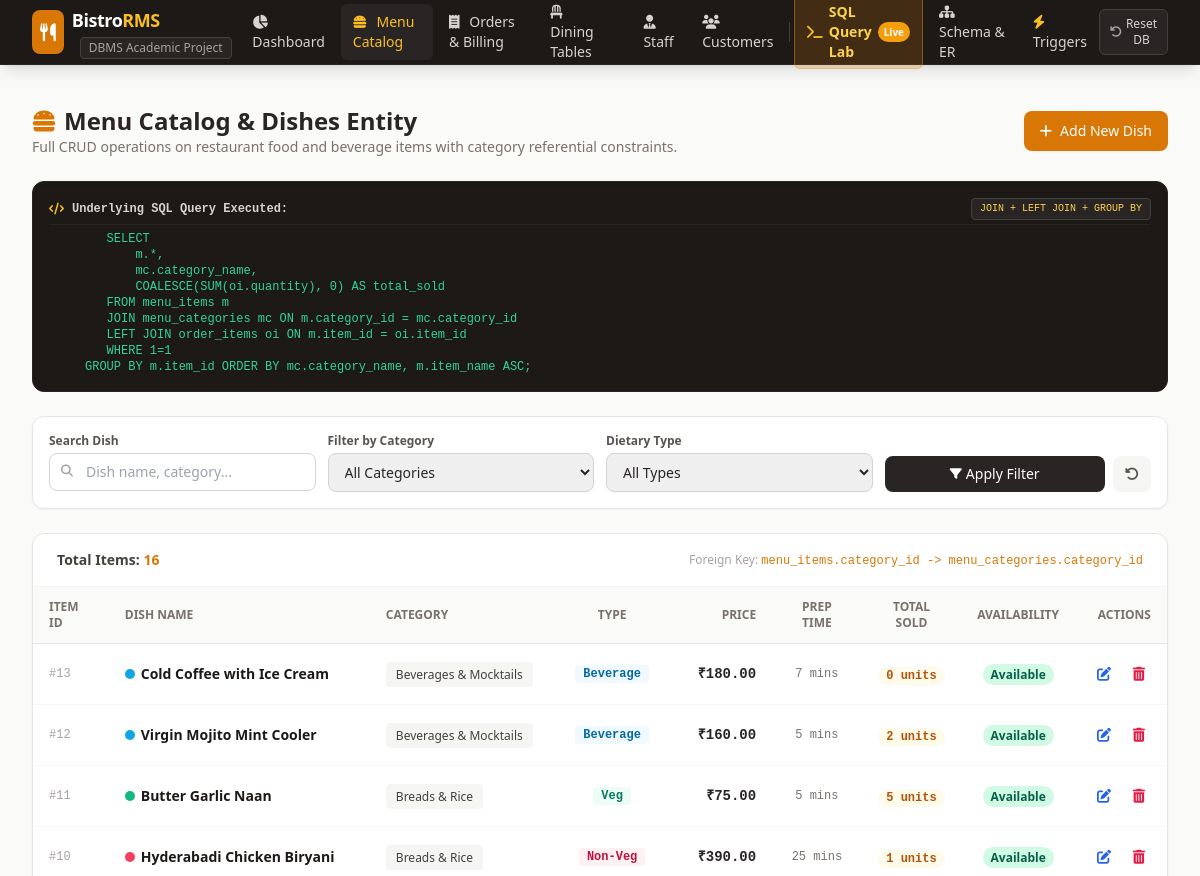
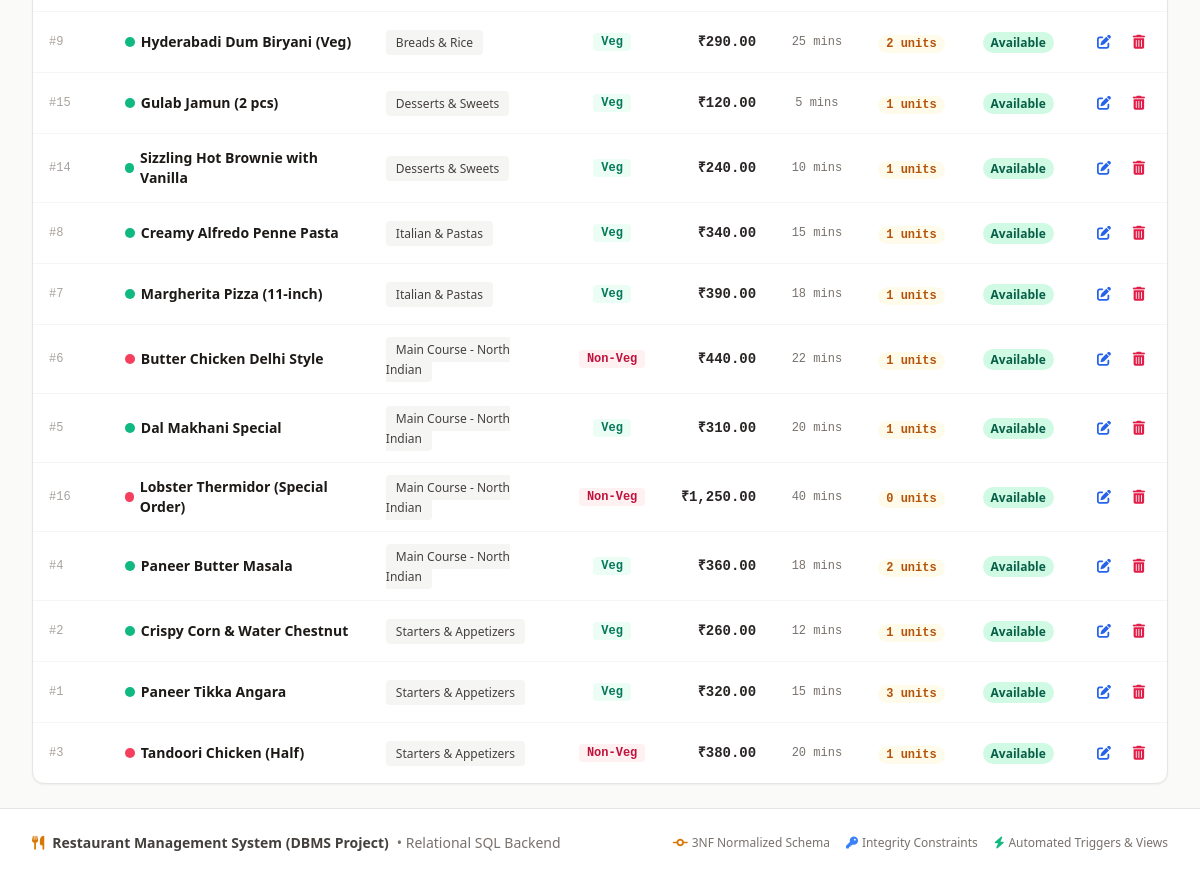
The page /menu on the database its author committed (2 pictures, top to bottom).
### tables this page shows
CREATE TABLE menu_items (
    item_id INTEGER PRIMARY KEY AUTOINCREMENT,
    item_name VARCHAR(100) NOT NULL,
    category_id INTEGER NOT NULL,
    price DECIMAL(8, 2) CHECK(price > 0) NOT NULL,
    food_type VARCHAR(15) CHECK(food_type IN ('Veg', 'Non-Veg', 'Vegan', 'Beverage')) DEFAULT 'Veg',
    prep_time_minutes INTEGER CHECK(prep_time_minutes > 0) DEFAULT 15,
    is_available INTEGER CHECK(is_available IN (0, 1)) DEFAULT 1,
    FOREIGN KEY (category_id) REFERENCES menu_categories(category_id) ON DELETE RESTRICT
);

### app.py (the view)
@app.route('/menu')
def menu():
    search = request.args.get('search', '').strip()
    category_id = request.args.get('category_id', '').strip()
    food_type = request.args.get('food_type', '').strip()
    sql = """
        SELECT
            m.*,
            mc.category_name,
            COALESCE(SUM(oi.quantity), 0) AS total_sold
        FROM menu_items m
        JOIN menu_categories mc ON m.category_id = mc.category_id
        LEFT JOIN order_items oi ON m.item_id = oi.item_id
        WHERE 1=1
    """
    params = []
    if search:
        sql += " AND (m.item_name LIKE ? OR mc.category_name LIKE ?)"
        like_str = f"%{search}%"
        params.extend([like_str, like_str])
    if category_id:
        sql += " AND m.category_id = ?"
        params.append(category_id)
    if food_type:
        sql += " AND m.food_type = ?"
        params.append(food_type)
    sql += " GROUP BY m.item_id ORDER BY mc.category_name, m.item_name ASC;"
    menu_list = database.query_all(sql, params)
    dropdowns = get_dropdown_data()
    return render_template(
        'menu.html',
        menu_items=menu_list,
        dropdowns=dropdowns,
        search=search,
        category_id=category_id,
        food_type=food_type,
        sql_used=sql
    )

### templates/menu.html (shortened to what this page needs)
{% extends "base.html" %}
{% block content %}
<div class="space-y-6">
    <div class="flex flex-col sm:flex-row sm:items-center justify-between gap-4">
        <div>
            <h1 class="text-2xl font-bold text-stone-800 flex items-center space-x-2">
                <i class="fa-solid fa-burger text-amber-600"></i>
                <span>Menu Catalog & Dishes Entity</span>
            </h1>
            <p class="text-stone-500 text-sm">Full CRUD operations on restaurant food and beverage items with category referential constraints.</p>
        </div>
        <button onclick="openAddDishModal()" class="px-4 py-2.5 bg-amber-600 hover:bg-amber-700 text-white rounded-lg font-medium text-sm shadow-sm transition flex items-center space-x-2 self-start sm:self-auto">
            <i class="fa-solid fa-plus"></i>
            <span>Add New Dish</span>
        </button>
    </div>
    <div class="bg-stone-900 text-stone-200 rounded-xl p-4 text-xs font-mono shadow-inner border border-stone-800">
        <div class="flex items-center justify-between text-stone-400 mb-1.5 pb-1 border-b border-stone-800">
            <div class="flex items-center space-x-2">
                <i class="fa-solid fa-code text-amber-400"></i>
                <span class="font-semibold text-stone-300">Underlying SQL Query Executed:</span>
            </div>
            <span class="text-[10px] bg-stone-800 px-2 py-0.5 rounded text-amber-300 border border-stone-700">JOIN + LEFT JOIN + GROUP BY</span>
        </div>
        <pre class="overflow-x-auto text-emerald-400 whitespace-pre-wrap">{{ sql_used }}</pre>
    </div>
    <div class="bg-white p-4 rounded-xl border border-stone-200 shadow-sm">
        <form method="GET" action="{{ url_for('menu') }}" class="grid grid-cols-1 sm:grid-cols-2 lg:grid-cols-4 gap-3">
            <div>
                <label class="block text-xs font-semibold text-stone-600 mb-1">Search Dish</label>
                <div class="relative">
                    <input type="text" name="search" value="{{ search }}" placeholder="Dish name, category..." class="w-full pl-9 pr-3 py-2 text-sm border border-stone-300 rounded-lg focus:ring-2 focus:ring-amber-500 outline-none">
                    <i class="fa-solid fa-magnifying-glass absolute left-3 top-2.5 text-stone-400 text-xs"></i>
                </div>
            </div>
            <div>
                <label class="block text-xs font-semibold text-stone-600 mb-1">Filter by Category</label>
                <select name="category_id" class="w-full px-3 py-2 text-sm border border-stone-300 rounded-lg focus:ring-2 focus:ring-amber-500 outline-none">
                    <option value="">All Categories</option>
                </select>
            </div>
            <div>
                <label class="block text-xs font-semibold text-stone-600 mb-1">Dietary Type</label>
                <select name="food_type" class="w-full px-3 py-2 text-sm border border-stone-300 rounded-lg focus:ring-2 focus:ring-amber-500 outline-none">
                    <option value="">All Types</option>
                </select>
            </div>
            <div class="flex items-end space-x-2">
                <button type="submit" class="flex-1 px-4 py-2 bg-stone-800 hover:bg-stone-900 text-white text-sm font-medium rounded-lg transition flex items-center justify-center space-x-1">
                    <i class="fa-solid fa-filter text-xs"></i>
                    <span>Apply Filter</span>
                </button>
                <a href="{{ url_for('menu') }}" class="px-3 py-2 bg-stone-100 hover:bg-stone-200 text-stone-600 text-sm rounded-lg transition" title="Clear Filters">
                    <i class="fa-solid fa-rotate-left"></i>
                </a>
            </div>
        </form>
    </div>
    <div class="bg-white rounded-xl border border-stone-200 shadow-sm overflow-hidden">
        <div class="px-6 py-4 border-b border-stone-100 flex items-center justify-between">
            <span class="text-sm font-semibold text-stone-700">Total Items: <span class="text-amber-600 font-bold">{{ menu_items|length }}</span></span>
            <span class="text-xs text-stone-400">Foreign Key: <code class="text-amber-600">menu_items.category_id -> menu_categories.category_id</code></span>
        </div>
        <div class="overflow-x-auto">
            <table class="w-full text-left text-sm">
                <thead>
                    <tr class="bg-stone-50 text-xs font-semibold text-stone-500 uppercase border-b border-stone-200">
                        <th class="py-3 px-4">Item ID</th>
                        <th class="py-3 px-4">Dish Name</th>
                        <th class="py-3 px-4">Category</th>
                        <th class="py-3 px-4 text-center">Type</th>
                        <th class="py-3 px-4 text-right">Price</th>
                        <th class="py-3 px-4 text-center">Prep Time</th>
                        <th class="py-3 px-4 text-center">Total Sold</th>
                        <th class="py-3 px-4 text-center">Availability</th>
                        <th class="py-3 px-4 text-right">Actions</th>
                    </tr>
                </thead>
                <tbody class="divide-y divide-stone-100">
                    {% for item in menu_items %}
                    <tr class="hover:bg-stone-50 transition">
                        <td class="py-3.5 px-4 font-mono text-stone-400 text-xs">#{{ item.item_id }}</td>
                        <td class="py-3.5 px-4">
                            <div class="font-semibold text-stone-900 flex items-center space-x-1.5">
                                <span class="w-2.5 h-2.5 rounded-full {% if item.food_type == 'Veg' %}bg-emerald-500{% elif item.food_type == 'Non-Veg' %}bg-rose-500{% elif item.food_type == 'Vegan' %}bg-green-600{% else %}bg-sky-500{% endif %}"></span>
                                <span>{{ item.item_name }}</span>
                            </div>
                        </td>
                        <td class="py-3.5 px-4">
                            <span class="px-2.5 py-1 bg-stone-100 text-stone-700 rounded text-xs font-medium">{{ item.category_name }}</span>
                        </td>
                        <td class="py-3.5 px-4 text-center font-mono text-xs">
                            <span class="px-2 py-0.5 rounded font-semibold
                                {% if item.food_type == 'Veg' %}bg-emerald-50 text-emerald-700
                                {% elif item.food_type == 'Non-Veg' %}bg-rose-50 text-rose-700
                                {% elif item.food_type == 'Vegan' %}bg-green-50 text-green-700
                                {% else %}bg-sky-50 text-sky-700{% endif %}">
                                {{ item.food_type }}
                            </span>
                        </td>
                        <td class="py-3.5 px-4 text-right font-mono font-bold text-stone-800">
                            ₹{{ "{:,.2f}".format(item.price) }}
                        </td>
                        <td class="py-3.5 px-4 text-center text-xs text-stone-500 font-mono">
                            {{ item.prep_time_minutes }} mins
                        </td>
                        <td class="py-3.5 px-4 text-center">
                            <span class="px-2 py-0.5 bg-amber-50 text-amber-700 rounded-full text-xs font-semibold font-mono">{{ item.total_sold }} units</span>
                        </td>
                        <td class="py-3.5 px-4 text-center">
                            {% if item.is_available %}
                                <span class="px-2 py-0.5 bg-emerald-100 text-emerald-800 rounded-full text-xs font-semibold">Available</span>
                            {% else %}
                                <span class="px-2 py-0.5 bg-stone-200 text-stone-600 rounded-full text-xs font-semibold">Out of Stock</span>
                            {% endif %}
                        </td>
                        <td class="py-3.5 px-4 text-right space-x-1.5 whitespace-nowrap">
                            <button onclick='openEditDishModal({{ item|tojson|safe }})' class="p-1.5 text-blue-600 hover:bg-blue-50 rounded transition" title="Edit Dish">
                                <i class="fa-solid fa-pen-to-square"></i>
                            </button>
                            <form action="{{ url_for('delete_menu_item', item_id=item.item_id) }}" method="POST" class="inline" onsubmit="return confirm('Delete dish {{ item.item_name }}?\n\nNote: If this dish has existing order references, ON DELETE RESTRICT will prevent deletion.');">
                                <button type="submit" class="p-1.5 text-rose-600 hover:bg-rose-50 rounded transition" title="Delete Dish">
                                    <i class="fa-solid fa-trash-can"></i>
                                </button>
                            </form>
                        </td>
                    </tr>
                    {% endfor %}
                </tbody>
            </table>
        </div>
    </div>
</div>
{% endblock %}

### rows shown on the page
menu_items: item_id "13", item_name "Cold Coffee with Ice Cream", category_name "Beverages & Mocktails", food_type "Beverage", price "180.00", prep_time_minutes "7", total_sold "0", is_available "Available"
menu_items: item_id "12", item_name "Virgin Mojito Mint Cooler", category_name "Beverages & Mocktails", food_type "Beverage", price "160.00", prep_time_minutes "5", total_sold "2", is_available "Available"
menu_items: item_id "11", item_name "Butter Garlic Naan", category_name "Breads & Rice", food_type "Veg", price "75.00", prep_time_minutes "5", total_sold "5", is_available "Available"
menu_items: item_id "10", item_name "Hyderabadi Chicken Biryani", category_name "Breads & Rice", food_type "Non-Veg", price "390.00", prep_time_minutes "25", total_sold "1", shows "Available"
menu_items: item_id "9", item_name "Hyderabadi Dum Biryani (Veg)", category_name "Breads & Rice", food_type "Veg", price "290.00", prep_time_minutes "25", total_sold "2", is_available "Available"
menu_items: item_id "15", item_name "Gulab Jamun (2 pcs)", category_name "Desserts & Sweets", food_type "Veg", price "120.00", prep_time_minutes "5", total_sold "1", shows "Available"
menu_items: item_id "14", item_name "Sizzling Hot Brownie with Vanilla", category_name "Desserts & Sweets", food_type "Veg", price "240.00", prep_time_minutes "10", total_sold "1", shows "Available"
menu_items: item_id "8", item_name "Creamy Alfredo Penne Pasta", category_name "Italian & Pastas", food_type "Veg", price "340.00", prep_time_minutes "15", total_sold "1", shows "Available"
menu_items: item_id "7", item_name "Margherita Pizza (11-inch)", category_name "Italian & Pastas", food_type "Veg", price "390.00", prep_time_minutes "18", total_sold "1", shows "Available"
menu_items: item_id "6", item_name "Butter Chicken Delhi Style", category_name "Main Course - North Indian", food_type "Non-Veg", price "440.00", prep_time_minutes "22", total_sold "1", shows "Available"
menu_items: item_id "5", item_name "Dal Makhani Special", category_name "Main Course - North Indian", food_type "Veg", price "310.00", prep_time_minutes "20", total_sold "1", shows "Available"
menu_items: item_id "16", item_name "Lobster Thermidor (Special Order)", category_name "Main Course - North Indian", food_type "Non-Veg", price "1,250.00", prep_time_minutes "40", total_sold "0", is_available "Available"
menu_items: item_id "4", item_name "Paneer Butter Masala", category_name "Main Course - North Indian", food_type "Veg", price "360.00", prep_time_minutes "18", total_sold "2", is_available "Available"
menu_items: item_id "2", item_name "Crispy Corn & Water Chestnut", category_name "Starters & Appetizers", food_type "Veg", price "260.00", prep_time_minutes "12", total_sold "1", is_available "Available"
menu_items: item_id "1", item_name "Paneer Tikka Angara", category_name "Starters & Appetizers", food_type "Veg", price "320.00", prep_time_minutes "15", total_sold "3", is_available "Available"
menu_items: item_id "3", item_name "Tandoori Chicken (Half)", category_name "Starters & Appetizers", food_type "Non-Veg", price "380.00", prep_time_minutes "20", total_sold "1", is_available "Available"

### other values the page prints
{{ menu_items|length }} "16"
